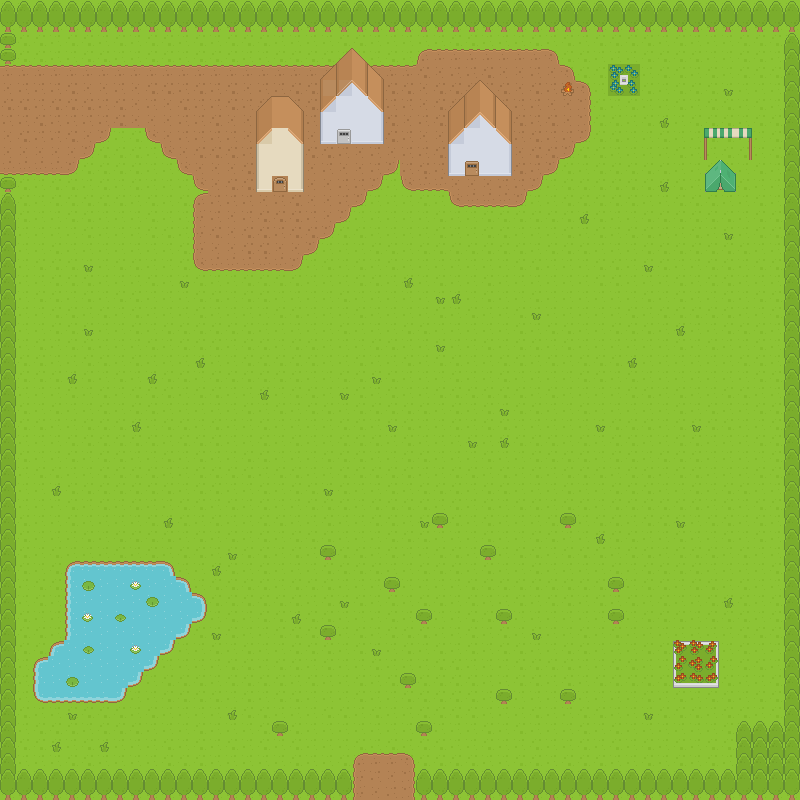

A level layout from a 2D game, rendered from its tile map. Below: a short description, then the map file with tile-grid data replaced by summaries:
An orthogonal 50x50 tile map with 16x16 px tiles, 7 tile layers (Ground, ground edges, in front of the player, trees base, ...).

<map version="1.0" tiledversion="1.1.1" orientation="orthogonal" renderorder="left-down" width="50" height="50" tilewidth="16" tileheight="16" infinite="0" nextobjectid="1">
 <properties>
  <property name="unity:scale" value=".0625" />
 </properties>
 <tileset firstgid="1" source="basetileset.tsx" />
 <layer name="Ground" width="50" height="50">
  <data>[2500 cells, 2500 non-empty, 9 distinct tile ids]</data>
 </layer>
 <layer name="ground edges" width="50" height="50">
  <data>[2500 cells, 265 non-empty, 35 distinct tile ids]</data>
 </layer>
 <layer name="in front of the player" width="50" height="50">
  <data>[2500 cells, 3 non-empty, 3 distinct tile ids]</data>
 </layer>
 <layer name="trees base" width="50" height="50">
  <data>[2500 cells, 97 non-empty, 3 distinct tile ids]</data>
 </layer>
 <layer name="trees" width="50" height="50">
  <data>[2500 cells, 301 non-empty, 16 distinct tile ids]</data>
 </layer>
 <layer name="buildings" width="50" height="50">
  <data>[2500 cells, 36 non-empty, 17 distinct tile ids]</data>
 </layer>
 <layer name="roofs" width="50" height="50">
  <data>[2500 cells, 37 non-empty, 14 distinct tile ids]</data>
 </layer>
</map>
